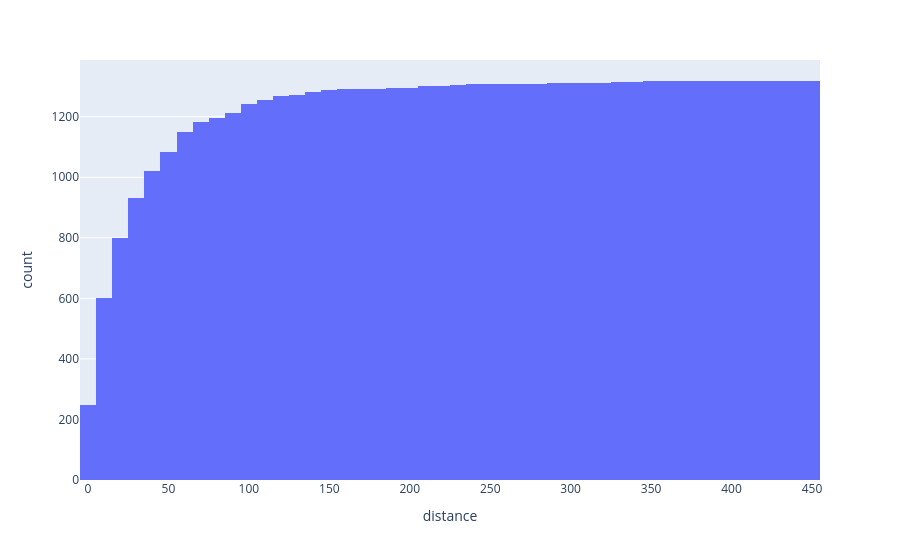

This figure's notebook cell:
### Code cell
px.histogram(combined,x = "distance",cumulative=True)

### Figure 1 — Plotly figure (JSON) as saved in the notebook; plotly's stock layout.template omitted (floating-point values rounded to 4 significant figures; data arrays with more than 128 entries replaced by an {"elided": "..."} marker saying what was removed)
{"data": [{"alignmentgroup": "True", "bingroup": "x", "cumulative": {"enabled": true}, "hovertemplate": "distance=%{x}<br>count=%{y}<extra></extra>", "legendgroup": "", "marker": {"color": "#636efa", "pattern": {"shape": ""}}, "name": "", "offsetgroup": "", "orientation": "v", "showlegend": false, "type": "histogram", "x": {"elided": "1318 float values"}, "xaxis": "x", "yaxis": "y"}], "layout": {"barmode": "relative", "legend": {"tracegroupgap": 0}, "margin": {"t": 60}, "xaxis": {"anchor": "y", "domain": [0, 1], "title": {"text": "distance"}}, "yaxis": {"anchor": "x", "domain": [0, 1], "title": {"text": "count"}}}}
